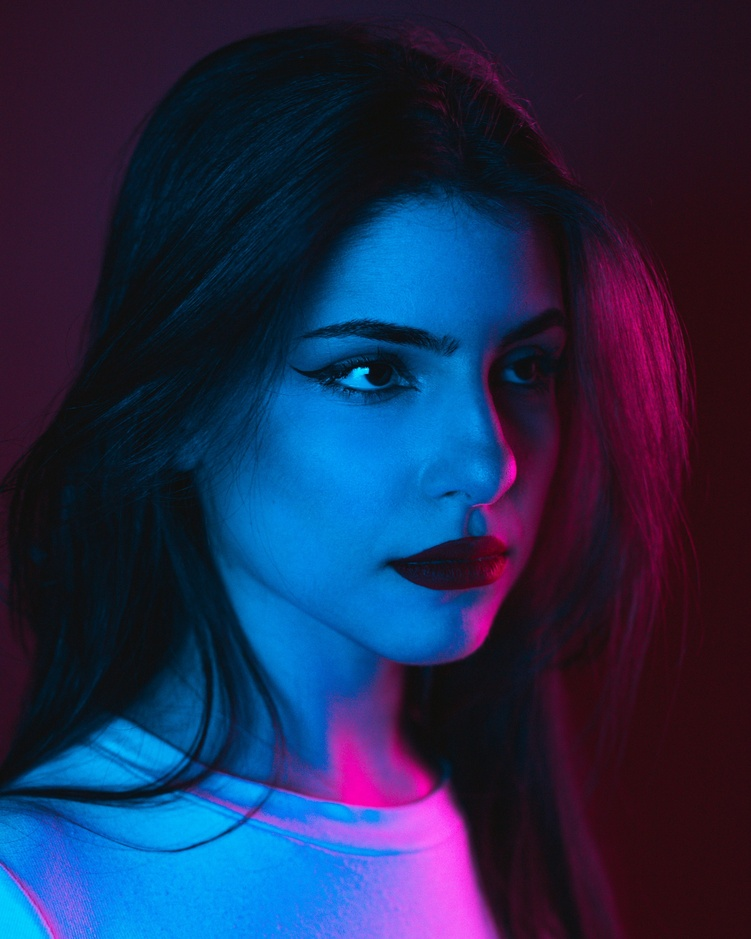
#> input picture day03-color-spaces/portrait_neon.jpg, 751 x 939 px, shrunk from 3000 x 3750 before the run
$ python pure_blue_mask.py
#> lines starting #> are read from the running program, lines starting #| are printed output that depends on the picture; after the words box and inside, x2 and y2 are one past the last pixel; in counts of white or black regions, pixels touching at a corner belong together
import cv2
import matplotlib.pyplot as plt
import numpy as np


INPUT_PATH = "portrait_neon.jpg"
OUTPUT_PATH = "pure_blue_mask_result.jpg"

# 更窄的蓝色范围，并排除颜色太淡或太暗的像素。
LOWER_BLUE = np.array([105, 120, 60])
UPPER_BLUE = np.array([130, 255, 255])


def main():
    image = cv2.imread(INPUT_PATH)
#> image is the input picture: shape (939, 751, 3); mean B, G, R 79.6, 42.6, 31.9

    if image is None:
        print(f"无法读取图片：{INPUT_PATH}")
        return

    image_hsv = cv2.cvtColor(image, cv2.COLOR_BGR2HSV)
#> image_hsv: shape (939, 751, 3); mean H, S, V 130, 185.3, 86.6
    blue_mask = cv2.inRange(image_hsv, LOWER_BLUE, UPPER_BLUE)
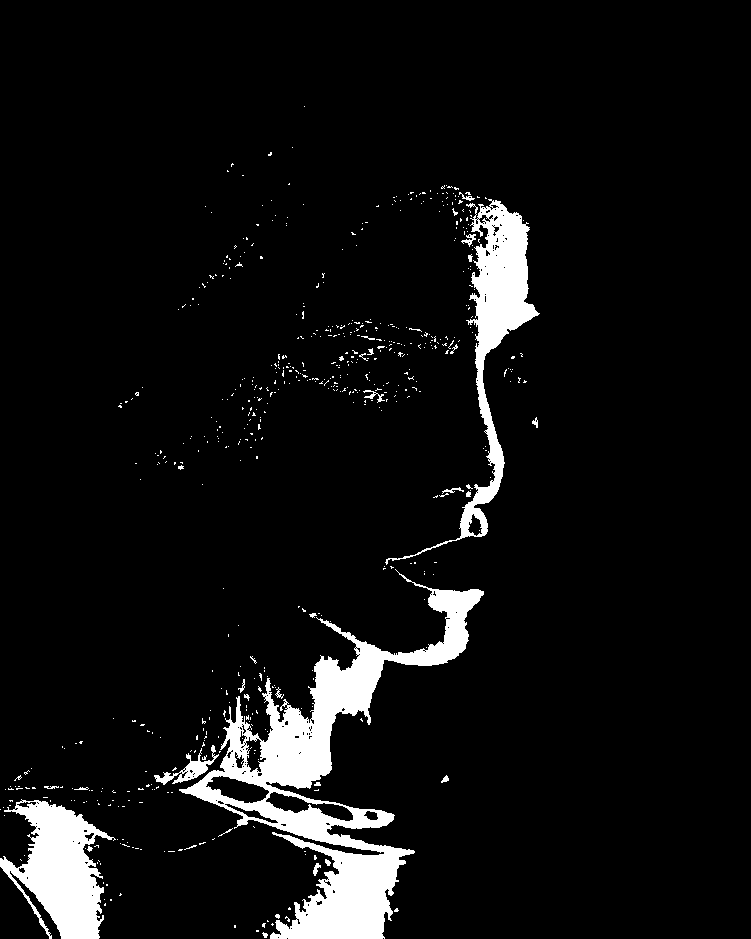
#> blue_mask: shape (939, 751); 6.5% white; 596 white regions (568 under 20 px), largest, box (x1, y1, x2, y2) and area: (179, 569, 484, 939) 25357, (385, 199, 540, 565) 8865, (0, 799, 116, 939) 8501
    selected_blue = cv2.bitwise_and(image, image, mask=blue_mask)
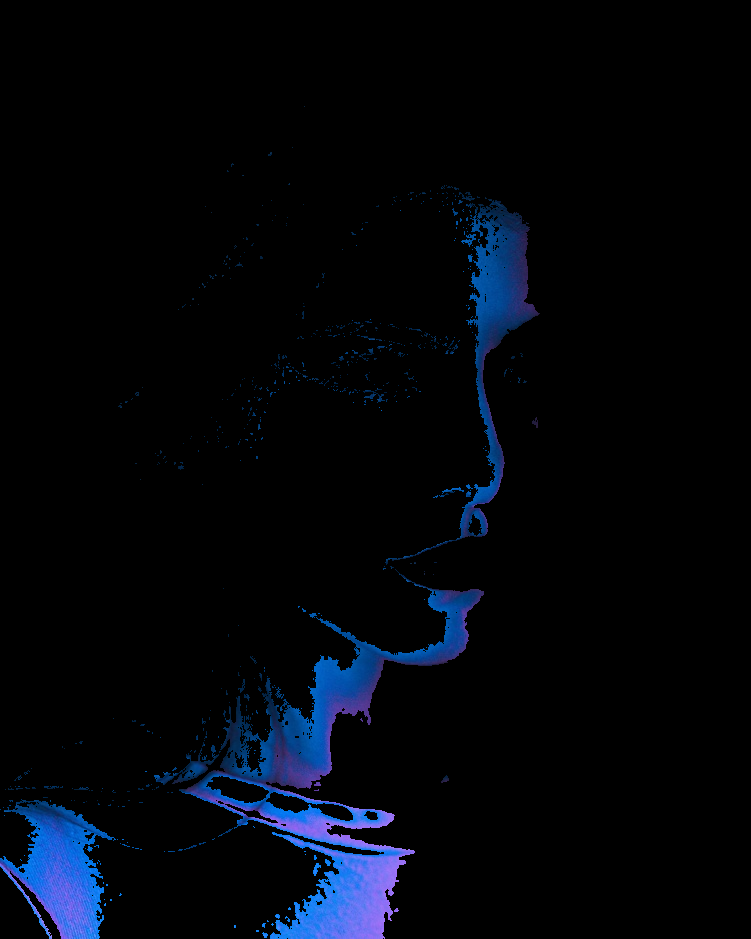
#> selected_blue: shape (939, 751, 3); mean B, G, R 11.4, 5.5, 2.4

    figure, axes = plt.subplots(1, 3, figsize=(15, 5))

    axes[0].imshow(cv2.cvtColor(image, cv2.COLOR_BGR2RGB))
    axes[0].set_title("Original")
    axes[0].axis("off")

    axes[1].imshow(blue_mask, cmap="gray")
    axes[1].set_title("Pure Blue Mask")
    axes[1].axis("off")

    axes[2].imshow(cv2.cvtColor(selected_blue, cv2.COLOR_BGR2RGB))
    axes[2].set_title("Selected Blue")
    axes[2].axis("off")

    plt.tight_layout()
    plt.savefig(OUTPUT_PATH)
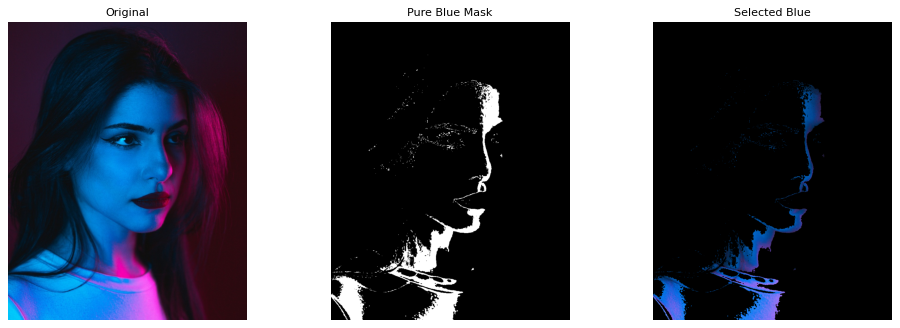
#> figure drawn by matplotlib, 3 panels
    plt.show()


if __name__ == "__main__":
    main()

$ run again, with day03-color-spaces/brightness_comparison.jpg copied over day03-color-spaces/portrait_neon.jpg
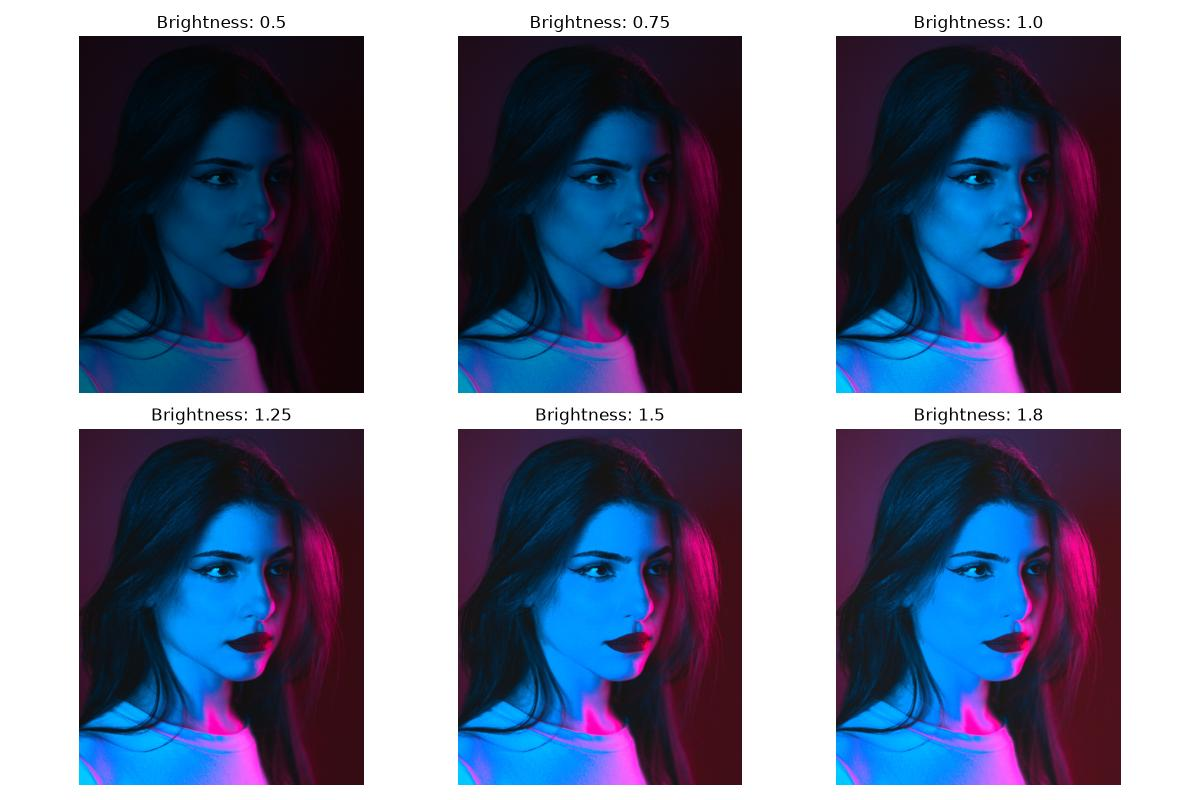
#> input picture day03-color-spaces/brightness_comparison.jpg, 1200 x 800 px
#> in main, image is the input picture: shape (800, 1200, 3); mean B, G, R 143.7, 119.5, 113.9
#> image_hsv: shape (800, 1200, 3); mean H, S, V 89.6, 120.6, 148.7
#> in main, `blue_mask = cv2.inRange(image_hsv, LOWER_BLUE, UPPER_BLUE)`:
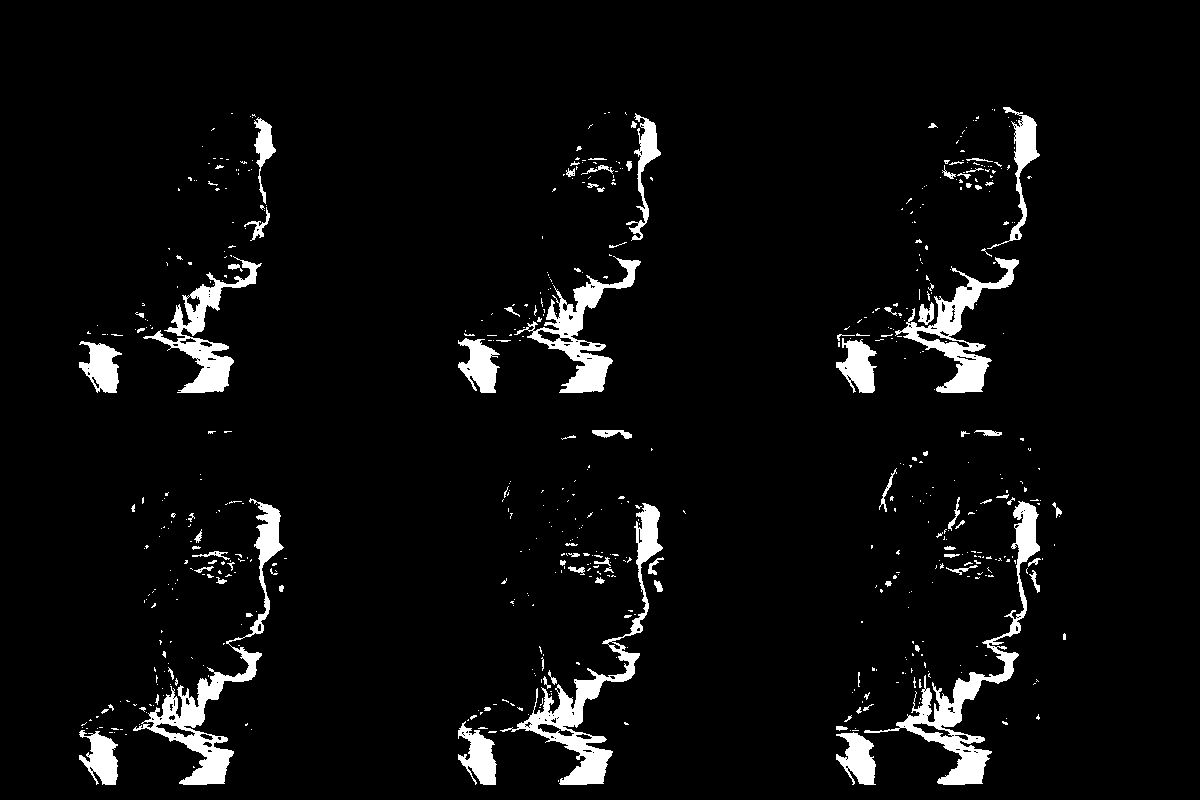
#> blue_mask: shape (800, 1200); 4.9% white; 612 white regions (516 under 20 px), largest, box (x1, y1, x2, y2) and area: (864, 501, 1040, 785) 6101, (500, 503, 663, 785) 5890, (133, 498, 284, 785) 5836
#> in main, `plt.savefig(OUTPUT_PATH)`:
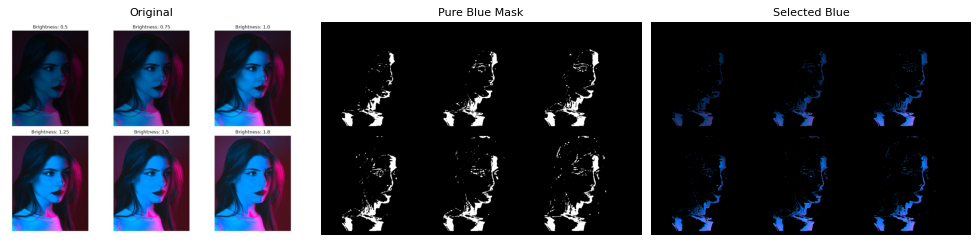
#> figure drawn by matplotlib, 3 panels
